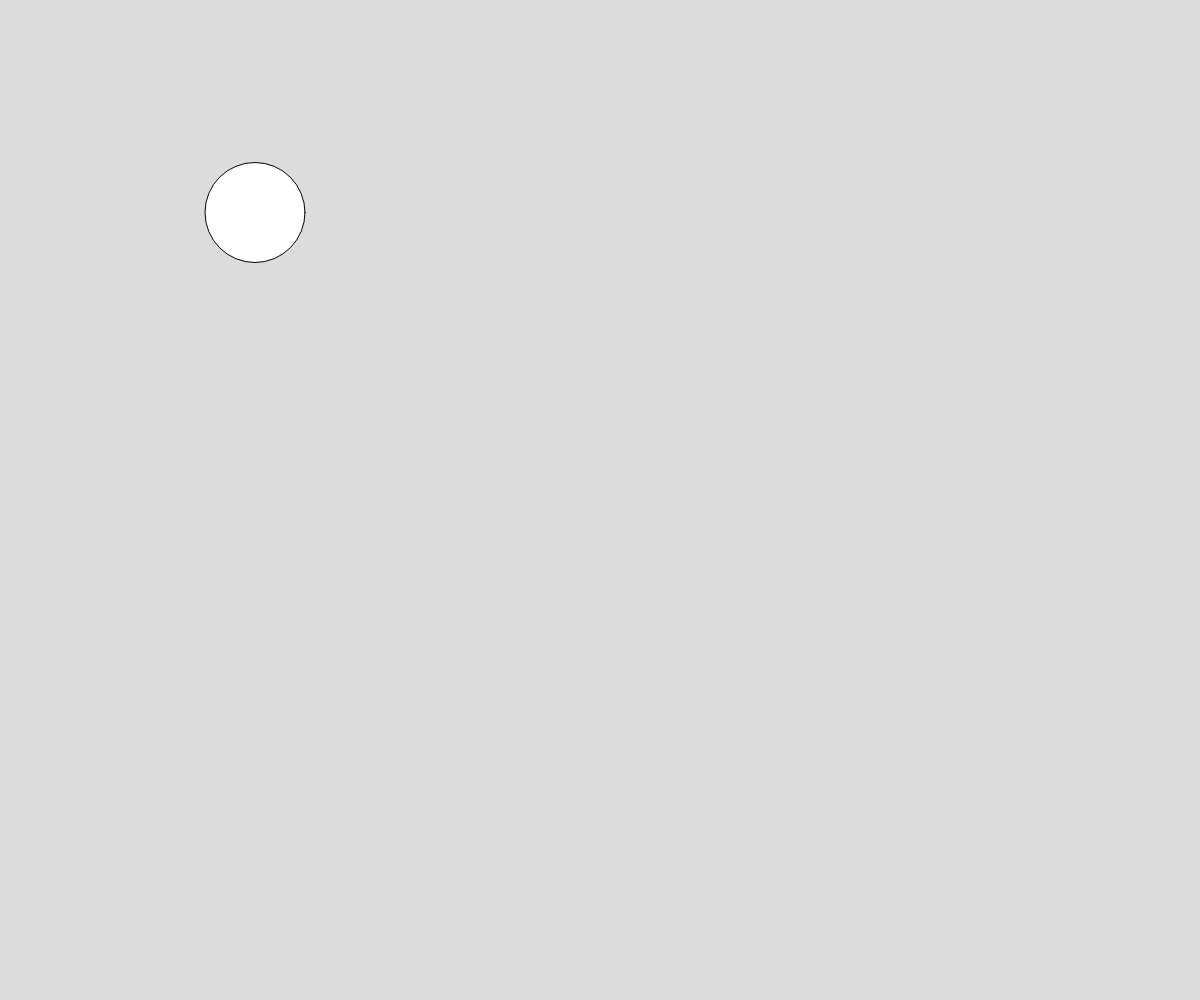
Frame 1 (no input)
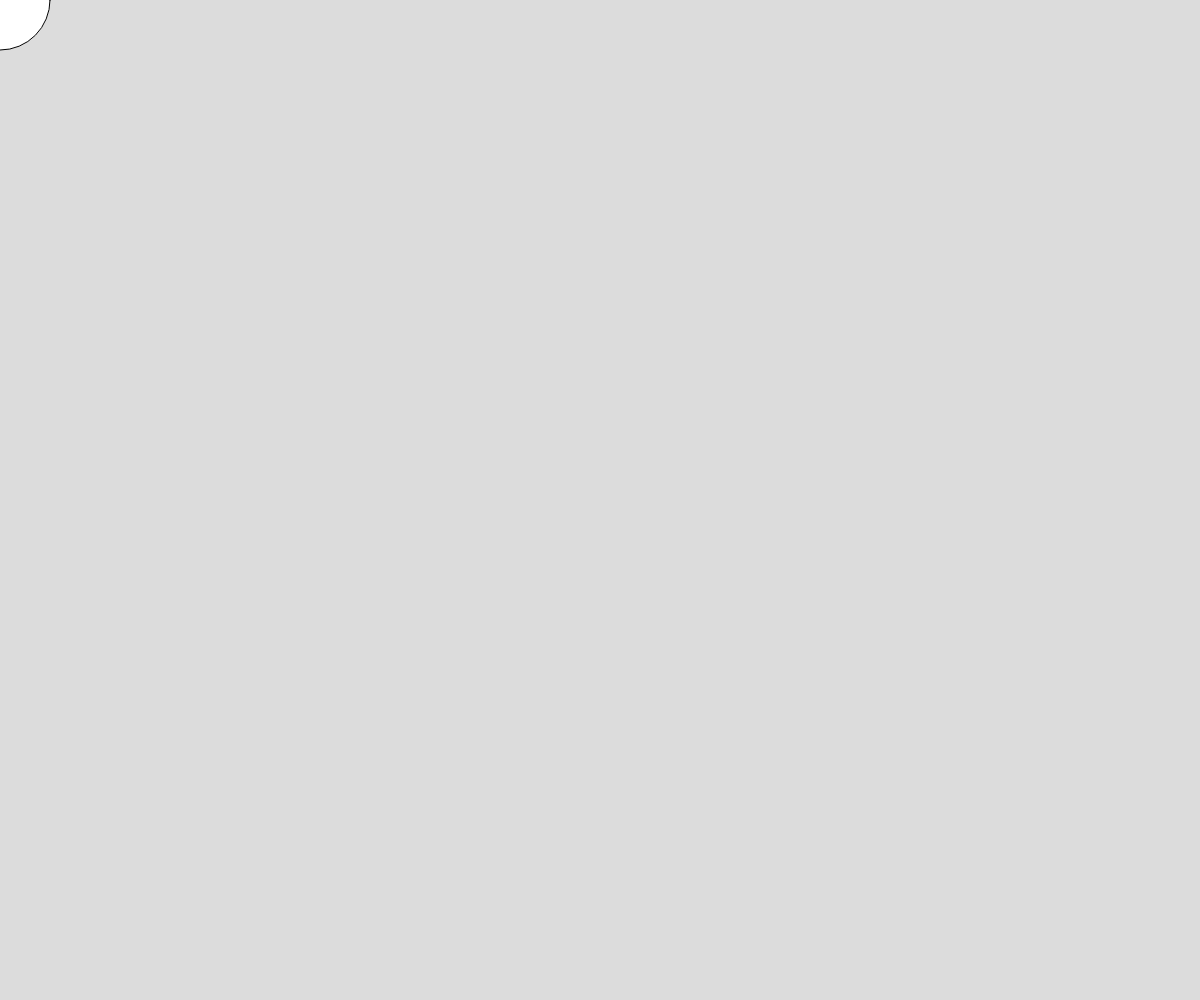
Frame 60 (no input)
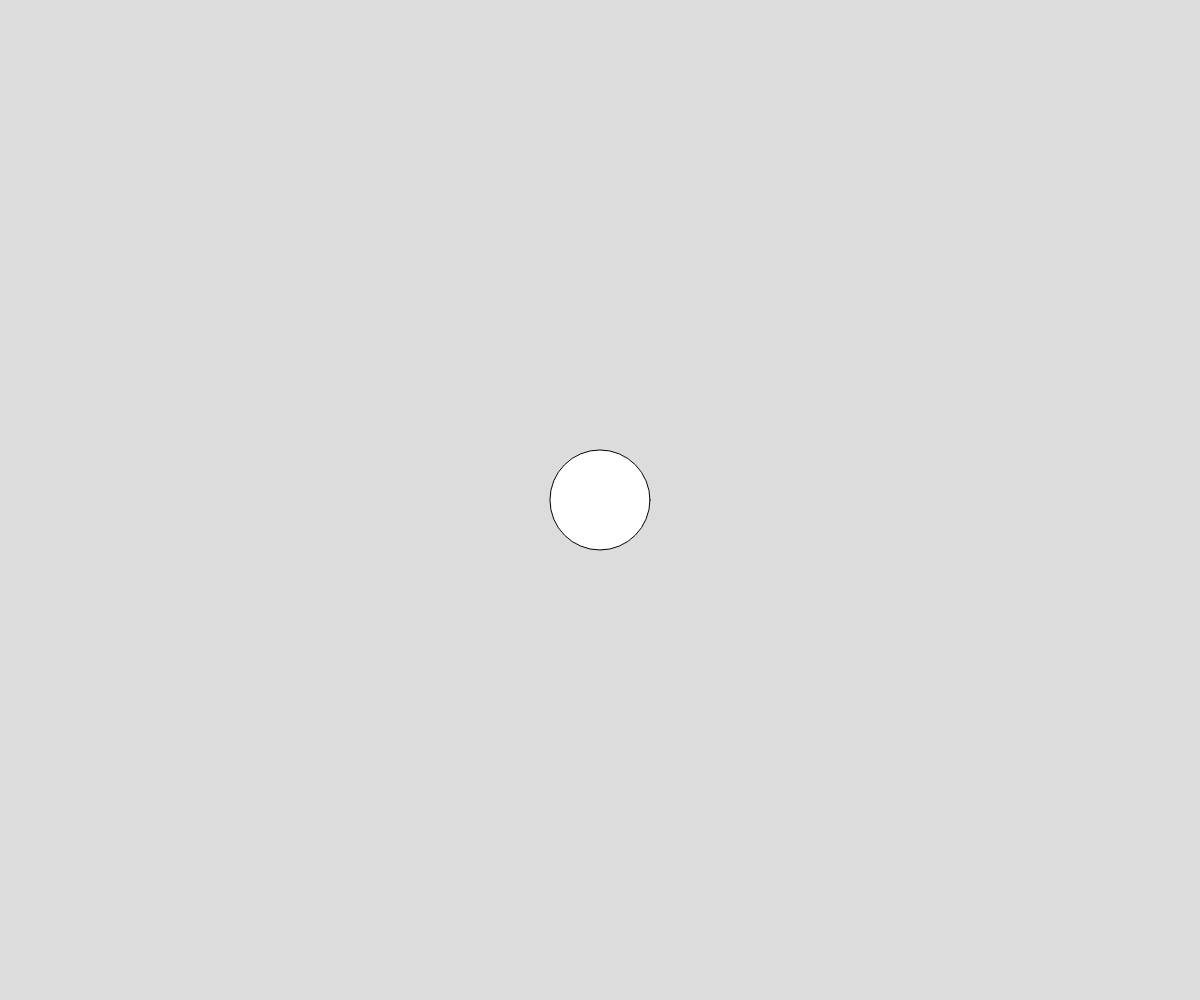
Frame 120 (the mouse pressed at the canvas centre since frame 60)

The p5.js sketch that drew these frames (run headless with seeded random() and noise() and a simulated clock; from frame 60 on, the mouse is pressed at the canvas centre):

// p5.js sketch
// ── sketch.js
// Project Title
// Your Name
// Date
//
// Extra for Experts:
// - describe what you did to take this project "above and beyond"

let x, y, d=100;


function setup() {
  createCanvas(windowWidth, windowHeight);
  x = width/4;  y= height/4;
  noFill
}

function draw() {
  background(220);
  x = lerp(x, mouseX, 0.15);
  y = lerp(y, mouseY, 0.15);

  let r = map(x, 0, width, 0, 255);
  let g = map(y, 0, height, 0, 255);
  let b = map(x, 0, width, 0, 255, 0);
  circle(x,y,d);
}

function mouseWheel(event){
  print(event.delta);
  if(event.delta > 0){
    d -= 10;
    if(d < 10) d = 10;
  }
  else{
    d += 10;
  }
}
